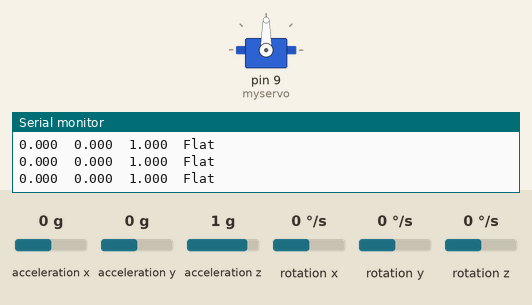
This sketch was run on a simulated Arduino Uno, built with avr-gcc and run on an emulated ATmega328P. On the bench: servo, the last lines printed to the serial monitor. The inputs (shaded band) are chosen by the test bench; at power-on: acceleration x 0 g, acceleration y 0 g, acceleration z 1 g, rotation x 0 °/s, rotation y 0 °/s, rotation z 0 °/s.

Above: at 1.2 s.
1.3 s: acceleration x set to -0.3 g
2.8 s: acceleration x set to -0.6 g
At 3.2 s:
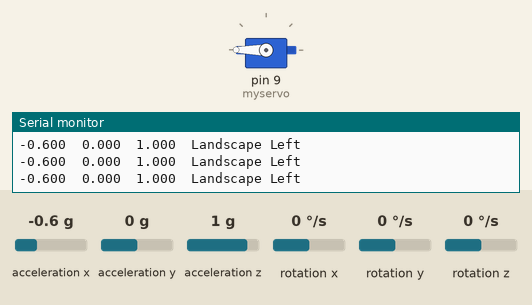
4.3 s: acceleration x set to 0.8 g
At 4.8 s:
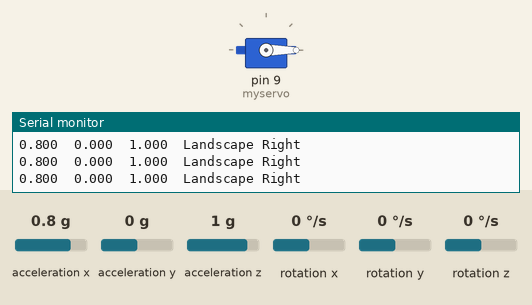
5.8 s: acceleration x set to 0.6 g
8.8 s: acceleration x set to 0.3 g
At 10.0 s:
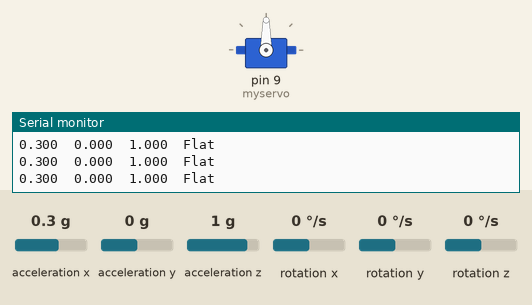
10.3 s: acceleration x set to -1.4 g
At 11.7 s:
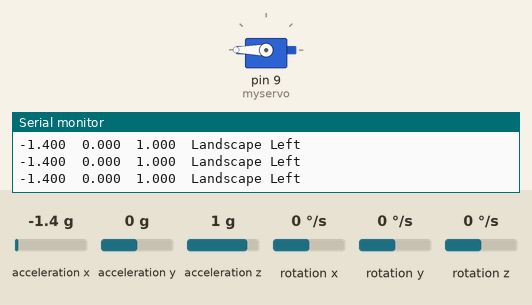
Timing chart, 0 to 12.8 s (numbered marks = the images above; inputs shaded):
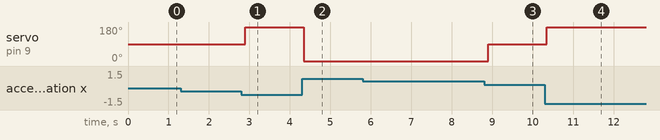

The sketch:

FinalAccelServo.ino
```cpp
#include <Servo.h>
Servo myservo;  // create servo object to control a servo
                // twelve servo objects can be created on most boards
int pos = 0;    // variable to store the servo position
/******************************************************************************
MMA8452Q_Basic.ino
SFE_MMA8452Q Library Basic Example Sketch
Jim Lindblom @ SparkFun Electronics
Original Creation Date: June 3, 2014
https://github.com/sparkfun/MMA8452_Accelerometer

This sketch uses the SFE_MMA8452Q library to initialize the
accelerometer, and stream values from it.

Hardware hookup:
  Arduino --------------- MMA8452Q Breakout
    3.3V  ---------------     3.3V
    GND   ---------------     GND
  SDA (A4) --\/330 Ohm\/--    SDA
  SCL (A5) --\/330 Ohm\/--    SCL

The MMA8452Q is a 3.3V max sensor, so you'll need to do some
level-shifting between the Arduino and the breakout. Series
resistors on the SDA and SCL lines should do the trick.

Development environment specifics:
	IDE: Arduino 1.0.5
	Hardware Platform: Arduino Uno

This code is beerware; if you see me (or any other SparkFun employee) at the
local, and you've found our code helpful, please buy us a round!

Distributed as-is; no warranty is given.
******************************************************************************/
#include <Wire.h> // Must include Wire library for I2C
#include <SFE_MMA8452Q.h> // Includes the SFE_MMA8452Q library

// Begin using the library by creating an instance of the MMA8452Q
//  class. We'll call it "accel". That's what we'll reference from
//  here on out.
MMA8452Q accel;

// The setup function simply starts serial and initializes the
//  accelerometer.
void setup()
{
  myservo.attach(9);  // attaches the servo on pin 9 to the servo object
  Serial.begin(9600);
  Serial.println("MMA8452Q Test Code!");

  // Choose your adventure! There are a few options when it comes
  // to initializing the MMA8452Q:
  //  1. Default init. This will set the accelerometer up
  //     with a full-scale range of +/-2g, and an output data rate
  //     of 800 Hz (fastest).
  accel.init();
  //  2. Initialize with FULL-SCALE setting. You can set the scale
  //     using either SCALE_2G, SCALE_4G, or SCALE_8G as the value.
  //     That'll set the scale to +/-2g, 4g, or 8g respectively.
  //accel.init(SCALE_4G); // Uncomment this out if you'd like
  //  3. Initialize with FULL-SCALE and DATA RATE setting. If you
  //     want control over how fast your accelerometer produces
  //     data use one of the following options in the second param:
  //     ODR_800, ODR_400, ODR_200, ODR_100, ODR_50, ODR_12,
  //     ODR_6, or ODR_1.
  //     Sets to 800, 400, 200, 100, 50, 12.5, 6.25, or 1.56 Hz.
  //accel.init(SCALE_8G, ODR_6);
}

// The loop function will simply check for new data from the
//  accelerometer and print it out if it's available.
void loop()
{

  // Use the accel.available() function to wait for new data
  //  from the accelerometer.
  if (accel.available())
  {
    // First, use accel.read() to read the new variables:
    accel.read();

    // accel.read() will update two sets of variables.
    // * int's x, y, and z will store the signed 12-bit values
    //   read out of the accelerometer.
    // * floats cx, cy, and cz will store the calculated
    //   acceleration from those 12-bit values. These variables
    //   are in units of g's.
    // Check the two function declarations below for an example
    // of how to use these variables.
    printCalculatedAccels();
    //printAccels(); // Uncomment to print digital readings

    // The library also supports the portrait/landscape detection
    //  of the MMA8452Q. Check out this function declaration for
    //  an example of how to use that.
    printOrientation();
    byte pl = accel.readPL();
    if (pl == LOCKOUT){
          myservo.write(90);              // tell servo to go to position 0
          delay(100);                       // waits 15ms for the servo to reach the position
        } else if (pl == LANDSCAPE_L){
          myservo.write(180);              // tell servo to go to position 90
          delay(100);                       // waits 15ms for the servo to reach the position
        }else if (pl == LANDSCAPE_R){
          myservo.write(0);              // tell servo to go to position -90
          delay(100);                       // waits 15ms for the servo to reach the position
        }
    Serial.println(); // Print new line every time.
  }
}

// The function demonstrates how to use the accel.x, accel.y and
//  accel.z variables.
// Before using these variables you must call the accel.read()
//  function!
void printAccels()
{
  Serial.print(accel.x, 3);
  Serial.print("\t");
  Serial.print(accel.y, 3);
  Serial.print("\t");
  Serial.print(accel.z, 3);
  Serial.print("\t");
}

// This function demonstrates how to use the accel.cx, accel.cy,
//  and accel.cz variables.
// Before using these variables you must call the accel.read()
//  function!
void printCalculatedAccels()
{
  Serial.print(accel.cx, 3);
  Serial.print("\t");
  Serial.print(accel.cy, 3);
  Serial.print("\t");
  Serial.print(accel.cz, 3);
  Serial.print("\t");
}

// This function demonstrates how to use the accel.readPL()
// function, which reads the portrait/landscape status of the
// sensor.
void printOrientation()
{
  // accel.readPL() will return a byte containing information
  // about the orientation of the sensor. It will be either
  // PORTRAIT_U, PORTRAIT_D, LANDSCAPE_R, LANDSCAPE_L, or
  // LOCKOUT.
  byte pl = accel.readPL();
  switch (pl)
  {
  case PORTRAIT_U:
    Serial.print("Portrait Up");
    break;
  case PORTRAIT_D:
    Serial.print("Portrait Down");
    break;
  case LANDSCAPE_R:
    Serial.print("Landscape Right");
    break;
  case LANDSCAPE_L:
    Serial.print("Landscape Left");
    break;
  case LOCKOUT:
    Serial.print("Flat");
    break;
  }
}
```

Measured:
- the behaviour switches between -0.4 and -0.5 g on acceleration x (found by bisection; images 0 and 1)
- the behaviour switches between 0.5 and 0.4 g on acceleration x (found by bisection; images 2 and 3)
- after the input at 2.8 s, servo on pin 9 (myservo): 90° → 180° after 0.10 s
- after the input at 4.3 s, servo on pin 9 (myservo): 180° → 0° after 0.05 s
- after the input at 8.8 s, servo on pin 9 (myservo): 0° → 90° after 0.10 s
- after the input at 10.3 s, servo on pin 9 (myservo): 90° → 180° at once
